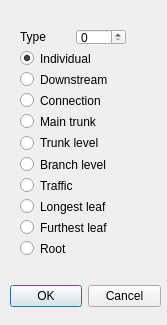
<?xml version="1.0" encoding="UTF-8"?>
<ui version="4.0">
 <class>SwcTypeDialog</class>
 <widget class="QDialog" name="SwcTypeDialog">
  <property name="geometry">
   <rect>
    <x>0</x>
    <y>0</y>
    <width>167</width>
    <height>325</height>
   </rect>
  </property>
  <property name="windowTitle">
   <string>Change Swc Type</string>
  </property>
  <widget class="QDialogButtonBox" name="buttonBox">
   <property name="geometry">
    <rect>
     <x>10</x>
     <y>280</y>
     <width>151</width>
     <height>32</height>
    </rect>
   </property>
   <property name="orientation">
    <enum>Qt::Horizontal</enum>
   </property>
   <property name="standardButtons">
    <set>QDialogButtonBox::Cancel|QDialogButtonBox::Ok</set>
   </property>
  </widget>
  <widget class="QWidget" name="layoutWidget">
   <property name="geometry">
    <rect>
     <x>20</x>
     <y>29</y>
     <width>106</width>
     <height>227</height>
    </rect>
   </property>
   <layout class="QVBoxLayout" name="verticalLayout">
    <item>
     <layout class="QHBoxLayout" name="horizontalLayout">
      <item>
       <widget class="QLabel" name="label">
        <property name="text">
         <string>Type</string>
        </property>
       </widget>
      </item>
      <item>
       <widget class="QSpinBox" name="typeSpinBox">
        <property name="maximum">
         <number>20</number>
        </property>
       </widget>
      </item>
     </layout>
    </item>
    <item>
     <widget class="QRadioButton" name="individualRadioButton">
      <property name="text">
       <string>Individual</string>
      </property>
      <property name="checked">
       <bool>true</bool>
      </property>
      <attribute name="buttonGroup">
       <string notr="true">buttonGroup</string>
      </attribute>
     </widget>
    </item>
    <item>
     <widget class="QRadioButton" name="downRadioButton">
      <property name="text">
       <string>Downstream</string>
      </property>
      <property name="checked">
       <bool>false</bool>
      </property>
      <attribute name="buttonGroup">
       <string notr="true">buttonGroup</string>
      </attribute>
     </widget>
    </item>
    <item>
     <widget class="QRadioButton" name="connectionRadioButton">
      <property name="text">
       <string>Connection</string>
      </property>
      <attribute name="buttonGroup">
       <string notr="true">buttonGroup</string>
      </attribute>
     </widget>
    </item>
    <item>
     <widget class="QRadioButton" name="mainTrunkRadioButton">
      <property name="text">
       <string>Main trunk</string>
      </property>
      <attribute name="buttonGroup">
       <string notr="true">buttonGroup</string>
      </attribute>
     </widget>
    </item>
    <item>
     <widget class="QRadioButton" name="trunkLevelRadioButton">
      <property name="text">
       <string>Trunk level</string>
      </property>
      <attribute name="buttonGroup">
       <string notr="true">buttonGroup</string>
      </attribute>
     </widget>
    </item>
    <item>
     <widget class="QRadioButton" name="branchLevelRadioButton">
      <property name="text">
       <string>Branch level</string>
      </property>
      <attribute name="buttonGroup">
       <string notr="true">buttonGroup</string>
      </attribute>
     </widget>
    </item>
    <item>
     <widget class="QRadioButton" name="trafficRadioButton">
      <property name="text">
       <string>Traffic</string>
      </property>
      <attribute name="buttonGroup">
       <string notr="true">buttonGroup</string>
      </attribute>
     </widget>
    </item>
    <item>
     <widget class="QRadioButton" name="longestLeafRadioButton">
      <property name="text">
       <string>Longest leaf</string>
      </property>
      <attribute name="buttonGroup">
       <string notr="true">buttonGroup</string>
      </attribute>
     </widget>
    </item>
    <item>
     <widget class="QRadioButton" name="furthestRadioButton">
      <property name="text">
       <string>Furthest leaf</string>
      </property>
      <attribute name="buttonGroup">
       <string notr="true">buttonGroup</string>
      </attribute>
     </widget>
    </item>
    <item>
     <widget class="QRadioButton" name="rootRadioButton">
      <property name="text">
       <string>Root</string>
      </property>
      <attribute name="buttonGroup">
       <string notr="true">buttonGroup</string>
      </attribute>
     </widget>
    </item>
   </layout>
  </widget>
 </widget>
 <resources/>
 <connections>
  <connection>
   <sender>buttonBox</sender>
   <signal>accepted()</signal>
   <receiver>SwcTypeDialog</receiver>
   <slot>accept()</slot>
   <hints>
    <hint type="sourcelabel">
     <x>248</x>
     <y>254</y>
    </hint>
    <hint type="destinationlabel">
     <x>157</x>
     <y>274</y>
    </hint>
   </hints>
  </connection>
  <connection>
   <sender>buttonBox</sender>
   <signal>rejected()</signal>
   <receiver>SwcTypeDialog</receiver>
   <slot>reject()</slot>
   <hints>
    <hint type="sourcelabel">
     <x>316</x>
     <y>260</y>
    </hint>
    <hint type="destinationlabel">
     <x>286</x>
     <y>274</y>
    </hint>
   </hints>
  </connection>
 </connections>
 <buttongroups>
  <buttongroup name="buttonGroup"/>
 </buttongroups>
</ui>
